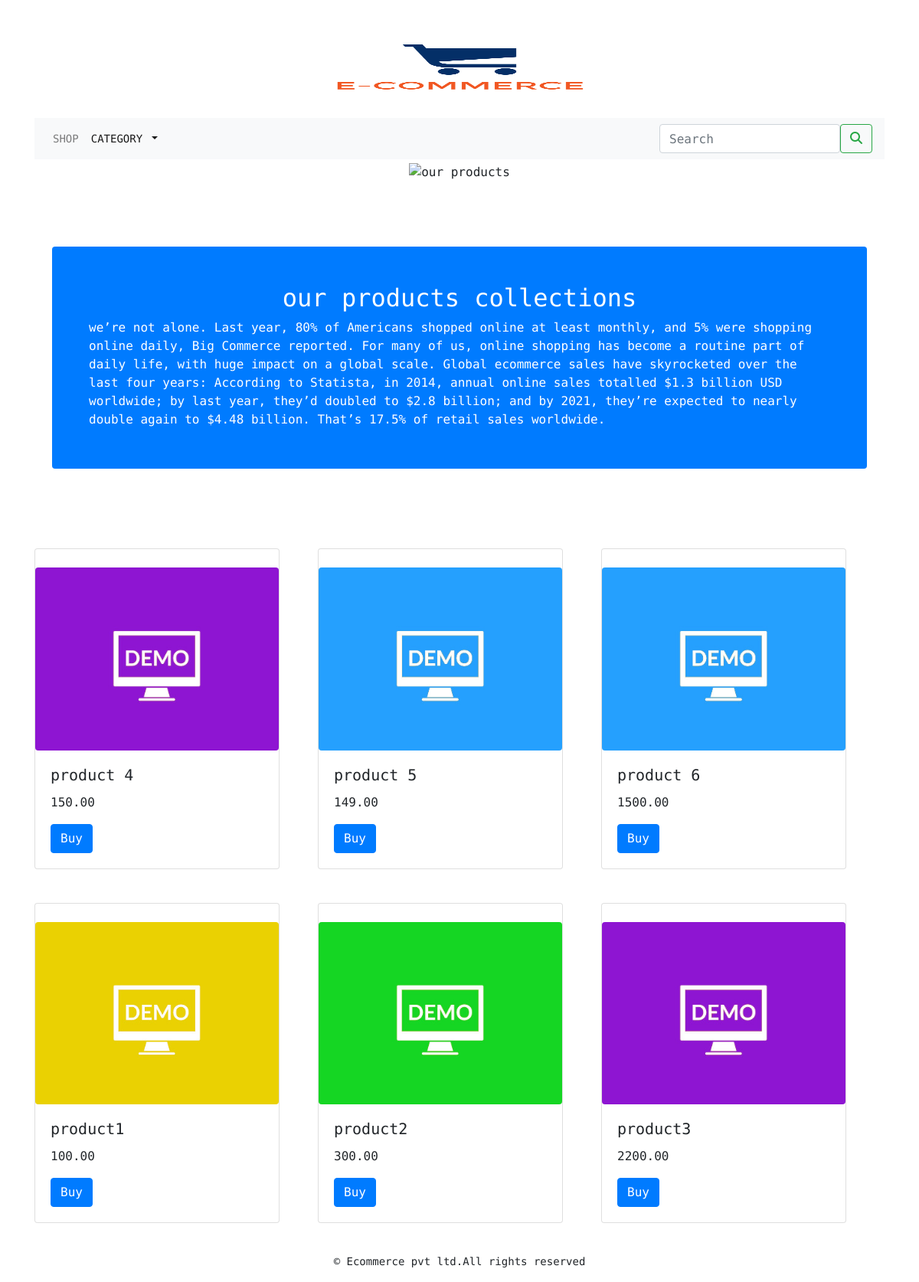
The app's page /shop/ with its own data.
### shop/models.py (models this page shows, shortened)
class Product(models.Model):
    name=models.CharField(max_length=250,unique=True)
    slug=models.SlugField(max_length=250,unique=True)
    description=models.TextField(blank=True)
    price=models.DecimalField(max_digits=10,decimal_places=2)
    category=models.ForeignKey(Category,on_delete=models.CASCADE)
    image=models.ImageField(upload_to='product',blank=True)
    stock=models.IntegerField()
    available=models.BooleanField(default=True)
    created=models.DateTimeField(auto_now_add=True)
    updated=models.DateTimeField(auto_now=True)
    def get_url(self):
        return reverse('shop:prodCatdetail',args=[self.category.slug,self.slug])
    class Meta:
        ordering=('name',)
        verbose_name='product'
        verbose_name_plural='products'

### shop/views.py (the view)
# urls.py: path('',views.allProdCat,name='allProdCat'),
def allProdCat(request,c_slug=None):
    c_page=None
    products_list=None
    if c_slug!=None:
        c_page=get_object_or_404(Category,slug=c_slug)
        products_list=Product.objects.all().filter(category=c_page,available=True)
    else:
        products_list=Product.objects.all().filter(available=True)
    paginator=Paginator(products_list,6)
    try:
        page=int(request.GET.get('page','1'))
    except:
        page=1
    try:
        products=paginator.page(page)
    except (EmptyPage,InvalidPage):
        products=paginator.page(paginator.num_pages)
    return render(request,"category.html",{'category':c_page,'products' :products})

### cart/context_processors.py (called while the page is built)
def counter(request):
    item_count=0
    if 'admin' in request.path:
        return {}
    else:
        try:
            cart=Cart.objects.filter(cart_id=_cart_id(request))
            cart_items=CartItem.objects.all().filter(cart=cart[:1])
            for cart_item in cart_items:
                item_count += cart_item.quantity
        except Cart.DoesNotExist:
            item_count =0
    return dict(item_count=item_count)

### cart/views.py (called while the page is built)
def _cart_id(request):
    cart=request.session.session_key
    if not cart:
        cart=request.session.create()
    return cart

### shop/context_processors.py (called while the page is built)
def menu_links(request):
    links=Category.objects.all()
    return dict(links=links)

### shop/models.py (called while the page is built)
    def get_url(self):
        return reverse('shop:product_by_category',args=[self.slug])

### template/category.html (shortened to what this page needs)
{% extends 'base.html' %}
{% load static %}
{% block content %}
<div class="max_auto">
   {% if category %}
    <img class="my_image" src="{{category.image.url}}" alt="{{category.name}}">
</div>
<br>
<div>
    <h1 class="text-center my_title" >{{category.name}}</h1>
    <p class="text-justify" >{{category.description}}</p>
</div>
   {% else %}
<center>
<div>
<img class="my_image my_image_padding" src="{% static 'img/banner.jpg' %}" alt="our products" width="1000px;" height="500px;" >
</div>
    </center>
<br>
 <div class="container">
        <section class="py-4 py-xl-5">
            <div class="d-flex p-2" >
                <div class=" text-white bg-primary border rounded border-0 border-primary d-flex flex-column justify-content-between flex-lg-row p-4 p-md-5 ">
                    <div class="pb-2 pb-lg-1">
                        <h2 class="fw-bold mb-2 text-center">our products collections</h2>
                        <p class="mb-0"> we’re not alone. Last year, 80% of Americans shopped online at least monthly,
                            and 5% were shopping online daily, Big Commerce reported. For many of us,
                            online shopping has become a routine part of daily life,
                            with huge impact on a global scale. Global ecommerce sales have skyrocketed over the last four years:
                            According to Statista, in 2014, annual online sales totalled $1.3 billion USD worldwide; by last year, they’d doubled to $2.8 billion; and by 2021,
                            they’re expected to nearly double again to $4.48 billion.
                            That’s 17.5% of retail sales worldwide.</p>
                    </div>
                </div>
            </div>
        </section>
    </div>
{% endif %}
<div class="container"><br>
    <div class="row max-auto"><br>
{% for product in products.object_list %}
<div class="my_bottom_margin col-9 col-sm-12  col-md-4  xol-lg-4"><br>
    <div class="row" ><br>
        <div class="card" style="width: 20rem;"><br>
            <a href="{{product.get_url}}"> <img  src="{{product.image.url}}" class="card-img-top rounded" alt="{{product.name}}"></a>
  <div class="card-body"  >
    <h5 class="card-title">{{product.name}}</h5>
    <p class="card-text">{{product.price}}</p>
    <a href="{{product.get_url}}" class="btn btn-primary">Buy</a>
  </div>
</div>
  </div>
</div>
 {% endfor %}
    </div>
</div>
{% endblock %}

### template/base.html (shortened to what this page needs)
{% load static %}
<!DOCTYPE html>
<html lang="en">
<head>
     <link  href="{% static 'css/bootstrap.min.css' %}" rel="stylesheet" >
    <link rel="stylesheet" href="{% static 'css/custom.css' %}">
</head>
<body>
<div class="container"><br>
{% include 'header.html' %}
{% include 'navbar.html' %}
{% block content %}
{% endblock %}
        {% include 'footer.html' %}
</body>
</html>

### template/header.html
{% load static %}
<header>
  <center>
  <div>
   <a href="{%url 'shop:allProdCat' %}" ><img src="{% static 'img/Logo.png' %}" alt="logimage" width="550px;" height="130px;">
  </div>
</center>
</header>

### template/navbar.html (shortened to what this page needs)
{% load static %}
<nav class="navbar navbar-expand-lg navbar-light bg-light">
  <div class="collapse navbar-collapse" id="navbarSupportedContent">
    <ul class="navbar-nav mr-auto">
      <li class="nav-item">
        <a class="nav-link" href="{%url 'shop:allProdCat' %}">Shop</a>
      </li>
      <li class="nav-item dropdown {% if 'shop' in request.path %} active {% endif %}">
        <a class="nav-link dropdown-toggle" href="#" id="navbarDropdown" role="button" data-toggle="dropdown" aria-haspopup="true" aria-expanded="false">
          Category
        </a>
      </li>
    </ul>
    <form class="d-flex" action="{% url 'search_app:SearchResult' %}" method="get">
      <input class="form-control me-2" type="search" placeholder="Search"  name="q" aria-label="Search">
      <button class="btn btn-outline-success " type="submit"><i class="fa fa-search"></i></button>
    </form>
  </div>
</nav>

### template/footer.html
{% load static %}
<div class="footer navbar-fixed-bottom my_footer">
    <p class="text-center">&copy; Ecommerce pvt ltd.All rights reserved</p>
</div>

### static/css/custom.css (style rules this page uses)
body { font-family: 'Source Code Pro', monospace; }
.nav-item { letter-spaceing : .2em; font-size :14px; text-transform :uppercase; }
.my_footer p { padding-top:20px; font-size:14px; }
.my_footer { background-color:#f8f9 height:60px; }
.my_image { width:100%; height:auto; }
.my_image_padding { padding:5px; }
.my_bottom_margin { margin-bottom:20px; }

### records on screen
Product: image (picture), name "product 4", price "150.00"
Product: image (picture), name "product 5", price "149.00"
Product: image (picture), name "product 6", price "1500.00"
Product: image (picture), name "product1", price "100.00"
Product: image (picture), name "product2", price "300.00"
Product: image (picture), name "product3", price "2200.00"
